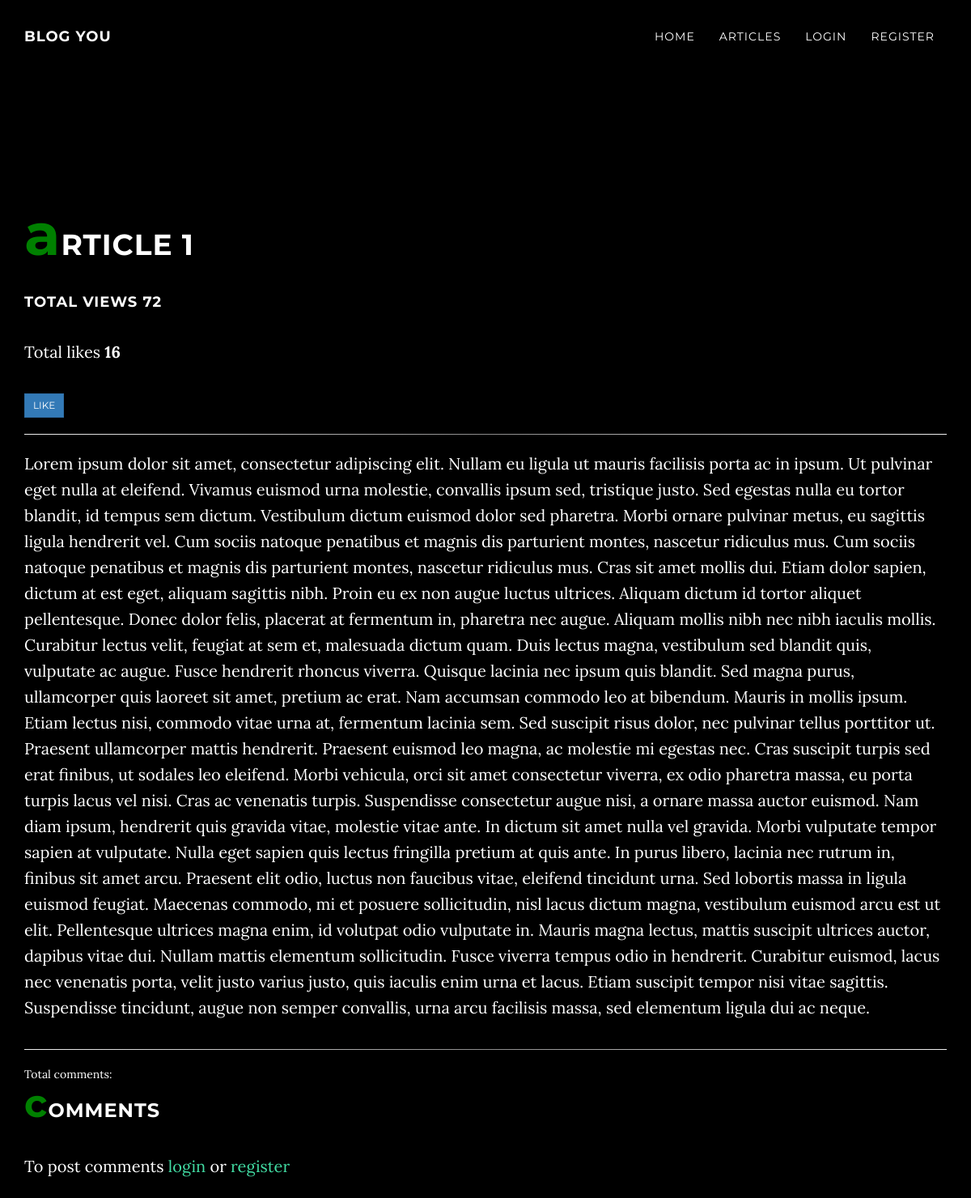
The app's page /blog/articles/article-1/ with its own data.
### blog/models.py (models this page shows, shortened)
class Article(models.Model):
    title = models.CharField(max_length=500, unique=True, help_text="Title of the article")
    article_image = models.ImageField(blank=True, help_text="Article Image")
    slug = models.SlugField(unique=True)
    content = models.TextField(help_text="Content")
    description = models.TextField(help_text="What is the article about?")
    likes = models.IntegerField(default=0)
    views = models.IntegerField(default=0)
    def save(self, *args, **kwargs):
        self.slug = slugify(self.title)
        super(Article, self).save(*args, **kwargs)

### blog/views.py (the view)
# urls.py: url(r'^articles/(?P<article_title_slug>[\w\-]+)/', views.show_article, name='show_article'),
def show_article(request, article_title_slug):
    article = Article.objects.get(slug=article_title_slug)
    views = article.views
    views = views + 1
    article.views = views
    article.save()
    context_dict = {"article":article}
    return render(request, "blog/show_article.html", context_dict)

### template/blog/show_article.html (shortened to what this page needs)
{% extends "blog/base.html" %}
{% load staticfiles %}
{% load comments %}
{% block body_block %}
  <section class="container content-section">
    <h1 class="cap" >{{ article.title }}</h1>
    <h4>Total views <strong>{{ article.views }}</strong></h4>
    <p>Total likes <strong id="likes_count">{{ article.likes }}</strong></p><button type="button" id="likes" data-artid="{{ article.id }}" class="btn btn-primary btn-sm">Like</button>
    <hr>
    <p>{{ article.content }}</p>
    <hr>
    {% get_comment_count for article as comment_count %}
    Total comments: {{ comment_count }}
    <h3 class="cap">comments</h3>
    {% get_comment_list for article as comment_list %}
    {% if user.is_authenticated %}
      {% get_comment_form for article as form %}
      <form class="" action="{% comment_form_target %}" method="post">
        {% csrf_token %}
        {% for hidden in form.hidden_fields%}
          {{ hidden }}
        {% endfor %}
        <div class="row">
          <div class="col-sm-2">
            <label for="">Comment</label>
          </div>
          <div class="col-sm-10 text">
            {{ form.comment }}
          </div>
        </div>
        <input type="submit" name="submit" value="Post" id="post">
      </form>
    {% else %}
      <p>To post comments <a href="{% url 'auth_login' %}">login</a> or <a href="{% url 'registration_register' %}">register</a></p>
    {% endif %}
  </section>
{% endblock %}

### static/css/style.css (style rules this page uses)
.cap::first-letter { font-size: 200%; color: green; text-transform: lowercase; }
hr { border: 0!important; height: 1px!important; background-image: -webkit-linear-gradient(left, #f0f0f0, #8c8b8b, #f0f0f0)!important; background-image: -moz-linear-gradient(left, #f0f0f0, #8c8b8b, #f0f0f0)!important; background-image: -ms-linear-gradient(left, #f0f0f0, #8c8b8b, #f0f0f0)!important; background-image: -o-linear-gradient(left, #f0f0f0, #8c8b8b, #f0f0f0)!important; }

### static/css/grayscale.css (style rules this page uses)
body { width: 100%; height: 100%; font-family: "Lora", "Helvetica Neue", Helvetica, Arial, sans-serif; color: white; background-color: black; }
html { width: 100%; height: 100%; }
h1, h2, h3, h4, h5, h6 { margin: 0 0 35px; text-transform: uppercase; font-family: "Montserrat", "Helvetica Neue", Helvetica, Arial, sans-serif; font-weight: 700; letter-spacing: 1px; }
p { margin: 0 0 25px; font-size: 18px; line-height: 1.5; }
@media (min-width: 768px) { p { margin: 0 0 35px; font-size: 20px; line-height: 1.6; } }
a { color: #42DCA3; -webkit-transition: all 0.2s ease-in-out; -moz-transition: all 0.2s ease-in-out; transition: all 0.2s ease-in-out; }
.content-section { padding-top: 100px; }
@media (min-width: 767px) { .content-section { padding-top: 250px; } }
.btn { text-transform: uppercase; font-family: "Montserrat", "Helvetica Neue", Helvetica, Arial, sans-serif; font-weight: 400; -webkit-transition: all 0.3s ease-in-out; -moz-transition: all 0.3s ease-in-out; transition: all 0.3s ease-in-out; border-radius: 0; }
body { webkit-tap-highlight-color: rgba(255, 255, 255, 0.2); }

### records on screen
Article: title "ARTICLE 1", views "72", likes "16", content "Lorem ipsum dolor sit amet, consectetur adipiscing elit. Nullam eu ligula ut mauris facilisis porta ac in ipsum. Ut pulvinar eget nulla at eleifend. Vivamus euismod urna molestie, convallis ipsum sed, tristique justo. Sed egestas nulla eu tortor blandit, id tempus sem dictum. Vestibulum dictum euismod dolor sed pharetra. Morbi ornare pulvinar metus, eu sagittis ligula hendrerit vel. Cum sociis natoque penatibus et magnis dis parturient montes, nascetur ridiculus mus. Cum sociis natoque penatibus et magnis dis parturient montes, nascetur ridiculus mus. Cras sit amet mollis dui. Etiam dolor sapien, dictum at est eget, aliquam sagittis nibh. Proin eu ex non augue luctus ultrices. Aliquam…"
